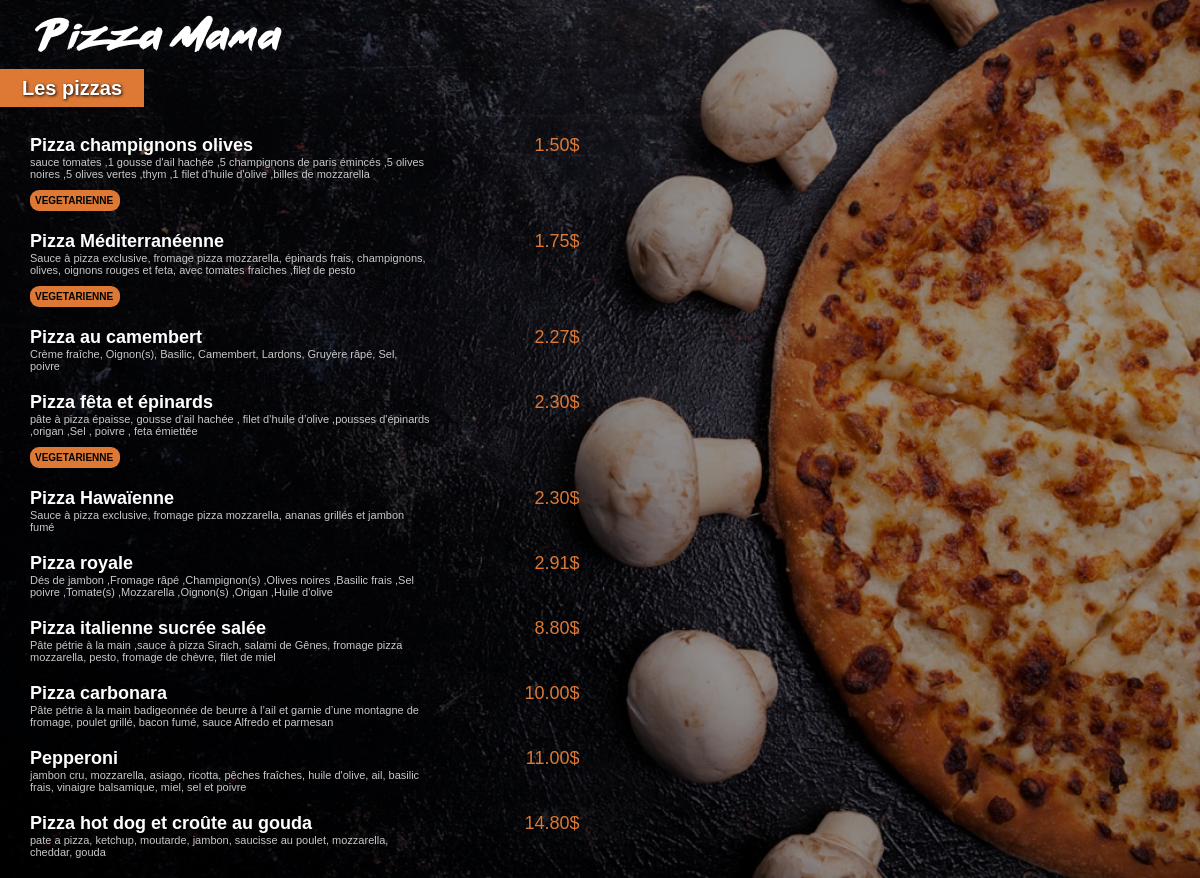
The app's page /menu/ with its own data.
### menu/models.py (models this page shows, shortened)
class Pizza(models.Model):
    nom = models.CharField(max_length=200)
    ingredients = models.CharField(max_length=400)
    prix = models.FloatField(default=0)
    vegetarienne = models.BooleanField(default=False)

### menu/views.py (the view)
# urls.py: path('', views.index, name='index'),
def index(request):
   pizzas = Pizza.objects.all().order_by('prix')
   return render(request, 'menu/index.html', {"pizzas": pizzas})

### menu/templates/menu/index.html (shortened to what this page needs)
{% load static %}
<html lang="fr">
<head>
    <link rel="stylesheet" href="{% static 'menu/style.css' %}">
</head>
<body>
    <a href="{% url 'main:index'%}"><img id="small_logo" src="{% static 'menu/images/small_logo.png' %}"></a>
    <div class="menu_title">
        <h1>Les pizzas</h1>
    </div>
    {% for pizza in pizzas %}
    <div class ="menu_list">
        <div class ="menu_list_item">
            <span class="menu_list_title">{{pizza.nom}}</span> <span class="menu_list_price">{{pizza.prix | floatformat:2}}$</span>
            <span class="menu_list_ingredient">{{pizza.ingredients}} </span>
             {% if pizza.vegetarienne %}
                <span class="badge_vegetarien">VEGETARIENNE </span>
             {% endif %}
        </div>
    </div>
    {% endfor %}
</body>
</html>

### menu/static/menu/style.css (style rules this page uses)
:root { --Orange:#DD7835; }
* { font-family: Arial, sans-serif; }
h1 { font-size: 20px; display: inline; background:var(--Orange); padding: 8px 22px; text-shadow: 1px 1px 3px black; }
body { background:linear-gradient(0deg, rgba(0, 0, 0, 0.4), rgba(0, 0, 0, 0.4)), url("images/menu_background.jpg") no-repeat center center fixed; -webkit-background-size: cover; -moz-background-size: cover; -o-background-size: cover; background-size: cover; color: #fff; margin: 0px; padding: 0px; }
#small_logo { margin-top: 15px; margin-left: 35px; }
.menu_title { margin-top: 25px; margin-bottom: 35px; }
.menu_list { margin-left: 30px; }
.menu_list_item { margin: 20px 0px; }
.menu_list_title { font-weight: bold; font-size: 18px; display:inline-block; width: 460px; }
.menu_list_price { color: var(--Orange); font-size: 18px; margin-left: 10px; width: 75px; display:inline-block; text-align: right; }
.menu_list_ingredient { font-size: 11px; color: #C8C8C8; display:block; width: 400px; }
.badge_vegetarien { font-size : 10px; display: inline-block; margin-top: 10px; background-color: var(--Orange); width: 80px; padding: 5px; color: black; border-radius: 9px; font-weight: bold; }

### records on screen
Pizza: nom "Pizza champignons olives", prix "1.50", ingredients "sauce tomates ,1 gousse d'ail hachée ,5 champignons de paris émincés ,5 olives noires ,5 olives vertes ,thym ,1 filet d'huile d'olive ,billes de mozzarella", vegetarienne "VEGETARIENNE"
Pizza: nom "Pizza Méditerranéenne", prix "1.75", ingredients "Sauce à pizza exclusive, fromage pizza mozzarella, épinards frais, champignons, olives, oignons rouges et feta, avec tomates fraîches ,filet de pesto", vegetarienne "VEGETARIENNE"
Pizza: nom "Pizza au camembert", prix "2.27", ingredients "Crème fraîche, Oignon(s), Basilic, Camembert, Lardons, Gruyère râpé, Sel, poivre"
Pizza: nom "Pizza fêta et épinards", prix "2.30", ingredients "pâte à pizza épaisse, gousse d’ail hachée , filet d’huile d’olive ,pousses d'épinards ,origan ,Sel , poivre , feta émiettée", vegetarienne "VEGETARIENNE"
Pizza: nom "Pizza Hawaïenne", prix "2.30", ingredients "Sauce à pizza exclusive, fromage pizza mozzarella, ananas grillés et jambon fumé"
Pizza: nom "Pizza royale", prix "2.91", ingredients "Dés de jambon ,Fromage râpé ,Champignon(s) ,Olives noires ,Basilic frais ,Sel poivre ,Tomate(s) ,Mozzarella ,Oignon(s) ,Origan ,Huile d'olive"
Pizza: nom "Pizza italienne sucrée salée", prix "8.80", ingredients "Pâte pétrie à la main ,sauce à pizza Sirach, salami de Gênes, fromage pizza mozzarella, pesto, fromage de chèvre, filet de miel"
Pizza: nom "Pizza carbonara", prix "10.00", ingredients "Pâte pétrie à la main badigeonnée de beurre à l’ail et garnie d’une montagne de fromage, poulet grillé, bacon fumé, sauce Alfredo et parmesan"
Pizza: nom "Pepperoni", prix "11.00", ingredients "jambon cru, mozzarella, asiago, ricotta, pêches fraîches, huile d'olive, ail, basilic frais, vinaigre balsamique, miel, sel et poivre"
Pizza: nom "Pizza hot dog et croûte au gouda", prix "14.80", ingredients "pate a pizza, ketchup, moutarde, jambon, saucisse au poulet, mozzarella, cheddar, gouda"
